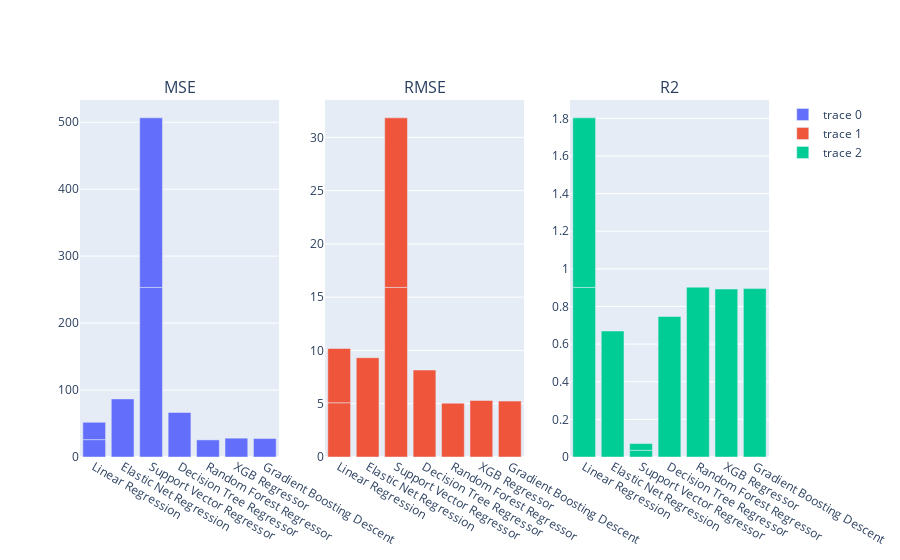

Here is the notebook cell this chart was saved with:
### Code cell
from plotly.subplots import make_subplots
fig = make_subplots(rows=1,cols=3, subplot_titles=('MSE', "RMSE", "R2"))

fig.add_bar(x=names, y=mses, row=1, col=1)
fig.add_bar(x=names, y=rmses, row=1, col=2)
fig.add_bar(x=names, y=r2s, row=1, col=3)

### Figure 1 — Plotly figure (JSON) as saved in the notebook; plotly's stock layout.template omitted (floating-point values rounded to 4 significant figures)
{"data": [{"type": "bar", "x": ["Linear Regression", "Linear Regression", "Elastic Net Regression", "Support Vector Regressor", "Support Vector Regressor", "Decision Tree Regressor", "Random Forest Regressor", "XGB Regressor", "Gradient Boosting Descent"], "xaxis": "x", "y": [25.93, 25.93, 86.81, 253.3, 253.3, 66.55, 25.54, 28.15, 27.55], "yaxis": "y"}, {"type": "bar", "x": ["Linear Regression", "Linear Regression", "Elastic Net Regression", "Support Vector Regressor", "Support Vector Regressor", "Decision Tree Regressor", "Random Forest Regressor", "XGB Regressor", "Gradient Boosting Descent"], "xaxis": "x2", "y": [5.092, 5.092, 9.317, 15.91, 15.91, 8.158, 5.053, 5.306, 5.248], "yaxis": "y2"}, {"type": "bar", "x": ["Linear Regression", "Linear Regression", "Elastic Net Regression", "Support Vector Regressor", "Support Vector Regressor", "Decision Tree Regressor", "Random Forest Regressor", "XGB Regressor", "Gradient Boosting Descent"], "xaxis": "x3", "y": [0.9013, 0.9013, 0.6695, 0.03569, 0.03569, 0.7466, 0.9028, 0.8928, 0.8951], "yaxis": "y3"}], "layout": {"annotations": [{"font": {"size": 16}, "showarrow": false, "text": "MSE", "x": 0.1444, "xanchor": "center", "xref": "paper", "y": 1, "yanchor": "bottom", "yref": "paper"}, {"font": {"size": 16}, "showarrow": false, "text": "RMSE", "x": 0.5, "xanchor": "center", "xref": "paper", "y": 1, "yanchor": "bottom", "yref": "paper"}, {"font": {"size": 16}, "showarrow": false, "text": "R2", "x": 0.8556, "xanchor": "center", "xref": "paper", "y": 1, "yanchor": "bottom", "yref": "paper"}], "xaxis": {"anchor": "y", "domain": [0, 0.2889]}, "xaxis2": {"anchor": "y2", "domain": [0.3556, 0.6444]}, "xaxis3": {"anchor": "y3", "domain": [0.7111, 1]}, "yaxis": {"anchor": "x", "domain": [0, 1]}, "yaxis2": {"anchor": "x2", "domain": [0, 1]}, "yaxis3": {"anchor": "x3", "domain": [0, 1]}}}
